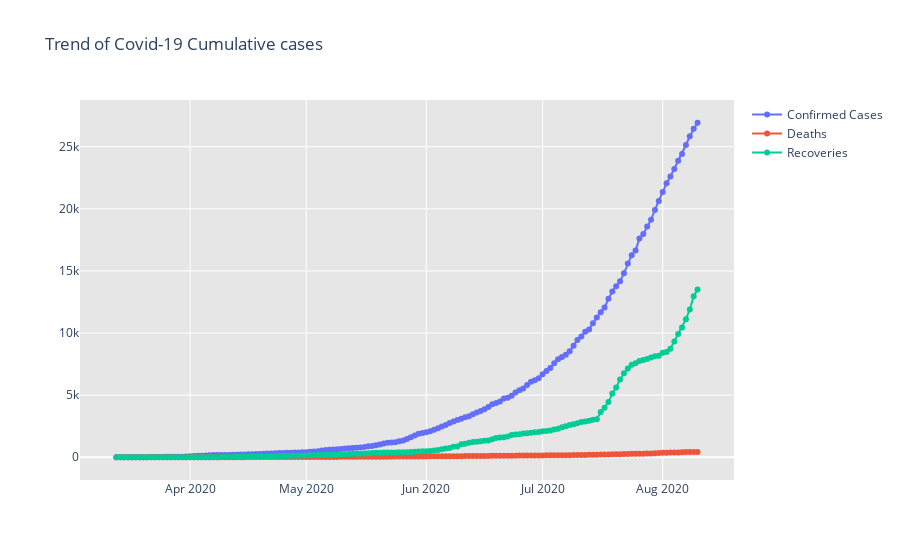

Source (notebook cell):
### Markdown cell above
# Visualizing the trend of cases over time

### Code cell
figure = go.Figure()
figure.add_trace(go.Scatter(x=datewise.index, y = datewise['Confirmed'], mode='lines+markers',name='Confirmed Cases'))
figure.add_trace(go.Scatter(x=datewise.index, y = datewise['Deaths'], mode='lines+markers',name='Deaths'))
figure.add_trace(go.Scatter(x=datewise.index, y = datewise['Recovered'], mode='lines+markers',name='Recoveries'))
figure.update_layout(title_text='Trend of Covid-19 Cumulative cases', plot_bgcolor='rgb(230, 230, 230)')
figure.show()

### Figure 1 — Plotly figure (JSON) as saved in the notebook; plotly's stock layout.template omitted (floating-point values rounded to 4 significant figures; data arrays with more than 128 entries replaced by an {"elided": "..."} marker saying what was removed)
{"data": [{"mode": "lines+markers", "name": "Confirmed Cases", "type": "scatter", "x": {"elided": "151 str values"}, "y": {"elided": "151 int values"}}, {"mode": "lines+markers", "name": "Deaths", "type": "scatter", "x": {"elided": "151 str values"}, "y": {"elided": "151 int values"}}, {"mode": "lines+markers", "name": "Recoveries", "type": "scatter", "x": {"elided": "151 str values"}, "y": {"elided": "151 int values"}}], "layout": {"plot_bgcolor": "rgb(230, 230, 230)", "title": {"text": "Trend of Covid-19 Cumulative cases"}}}
